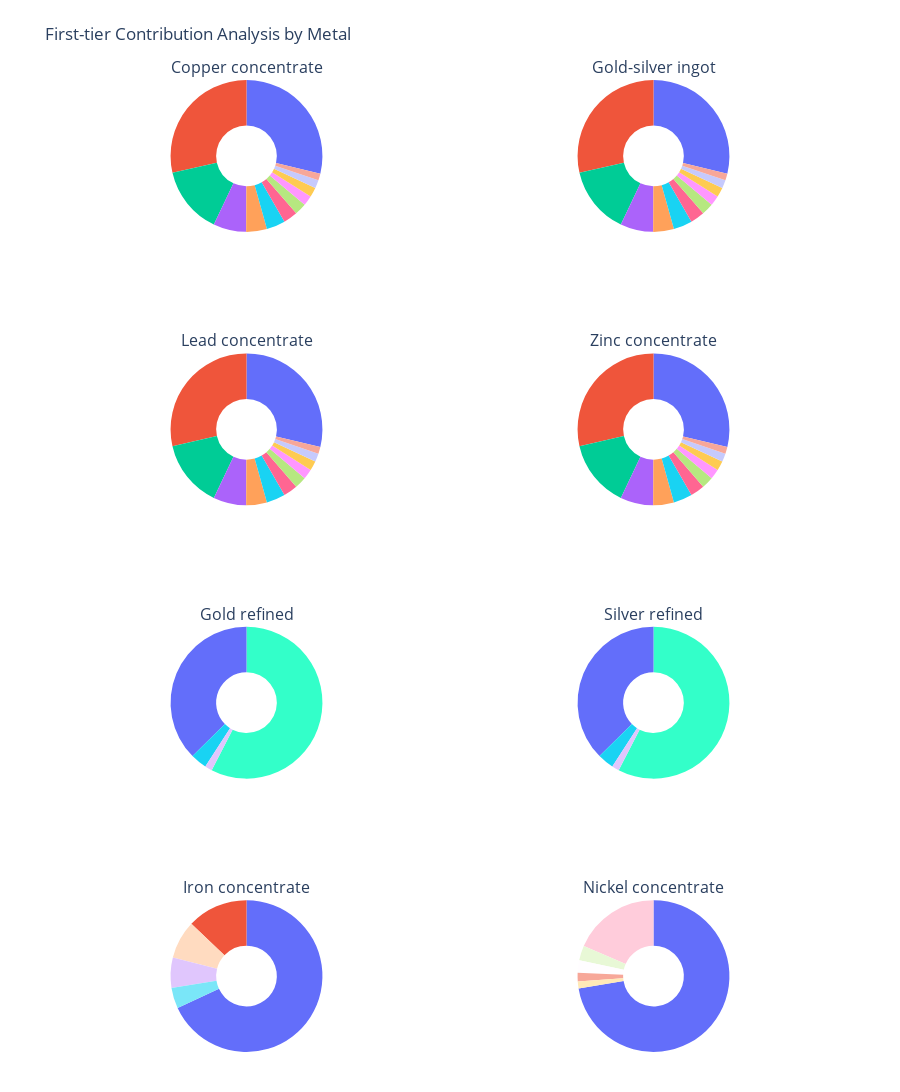

Notebook code for this chart:
### Code cell
plot_contribution_subplots(
    ca_ri_hh,
    plot_type="pie",               # or "bar"
    output_folder="results/CA",       # will be created if it doesn't exist
    filename="ca_ri_hh.html"
)

### Figure 1 — Plotly figure (JSON) as saved in the notebook; plotly's stock layout.template omitted (floating-point values rounded to 4 significant figures)
{"data": [{"hole": 0.4, "hoverinfo": "label+percent+text", "hovertext": ["diesel, burned in building machine<br>Location: CA<br>Impact: 4.6271916058554434e-06", "electricity, high voltage<br>Location: CA<br>Impact: 4.5975502399196595e-06", "cement, Portland<br>Location: CA<br>Impact: 2.3100294676273577e-06", "chromium<br>Location: RoW<br>Impact: 1.1264010164702085e-06", "sulfur dioxide, liquid<br>Location: CA<br>Impact: 7.098508402983493e-07", "heat, district or industrial, natural gas<br>Location: CA-QC<br>Impact: 6.424513770534569e-07", "steel, unalloyed<br>Location: CA<br>Impact: 4.870192792312067e-07", "sodium cyanide<br>Location: CA<br>Impact: 4.06058925678341e-07", "hydrogen peroxide, without water, in 50% solution state<br>Location: CA<br>Impact: 3.4264119083424913e-07", "quicklime, milled, loose<br>Location: CA<br>Impact: 3.280684320433492e-07", "copper sulfate<br>Location: CA<br>Impact: 2.8172135925253484e-07", "mine infrastructure, underground, non-ferrous metal<br>Location: CA<br>Impact: 2.318793040777309e-07"], "labels": ["technology mix for diesel, burned in building machine", "market group for electricity, high voltage", "consumption market for cement, Portland", "consumption market for chromium", "consumption market for sulfur dioxide, liquid", "market for heat, district or industrial, natural gas", "consumption market for steel, unalloyed", "consumption market for sodium cyanide", "consumption market for hydrogen peroxide, without water, in 50% solution state", "consumption market for quicklime, milled, loose", "consumption market for copper sulfate", "technology mix for mine infrastructure, underground, non-ferrous metal"], "textinfo": "none", "values": [22.84, 22.7, 11.4, 5.56, 3.504, 3.171, 2.404, 2.004, 1.691, 1.619, 1.391, 1.145], "type": "pie", "domain": {"x": [0.0, 0.45], "y": [0.8438, 1.0]}}, {"hole": 0.4, "hoverinfo": "label+percent+text", "hovertext": ["diesel, burned in building machine<br>Location: CA<br>Impact: 0.012874880946897642", "electricity, high voltage<br>Location: CA<br>Impact: 0.01279240563789083", "cement, Portland<br>Location: CA<br>Impact: 0.006427517361047164", "chromium<br>Location: RoW<br>Impact: 0.0031341427416073774", "sulfur dioxide, liquid<br>Location: CA<br>Impact: 0.0019751170553065733", "heat, district or industrial, natural gas<br>Location: CA-QC<br>Impact: 0.001787582122872677", "steel, unalloyed<br>Location: CA<br>Impact: 0.0013551017059701962", "sodium cyanide<br>Location: CA<br>Impact: 0.0011298344159593725", "hydrogen peroxide, without water, in 50% solution state<br>Location: CA<br>Impact: 0.0009533784021201412", "quicklime, milled, loose<br>Location: CA<br>Impact: 0.000912830581653129", "copper sulfate<br>Location: CA<br>Impact: 0.0007838726531195821", "mine infrastructure, underground, non-ferrous metal<br>Location: CA<br>Impact: 0.0006451901473611742"], "labels": ["technology mix for diesel, burned in building machine", "market group for electricity, high voltage", "consumption market for cement, Portland", "consumption market for chromium", "consumption market for sulfur dioxide, liquid", "market for heat, district or industrial, natural gas", "consumption market for steel, unalloyed", "consumption market for sodium cyanide", "consumption market for hydrogen peroxide, without water, in 50% solution state", "consumption market for quicklime, milled, loose", "consumption market for copper sulfate", "technology mix for mine infrastructure, underground, non-ferrous metal"], "textinfo": "none", "values": [22.84, 22.7, 11.4, 5.56, 3.504, 3.171, 2.404, 2.004, 1.691, 1.619, 1.391, 1.145], "type": "pie", "domain": {"x": [0.55, 1.0], "y": [0.8438, 1.0]}}, {"hole": 0.4, "hoverinfo": "label+percent+text", "hovertext": ["diesel, burned in building machine<br>Location: CA<br>Impact: 2.0707252725974743e-06", "electricity, high voltage<br>Location: CA<br>Impact: 2.057460396018802e-06", "cement, Portland<br>Location: CA<br>Impact: 1.0337666572976351e-06", "chromium<br>Location: RoW<br>Impact: 5.040783374807176e-07", "sulfur dioxide, liquid<br>Location: CA<br>Impact: 3.176669997672593e-07", "heat, district or industrial, natural gas<br>Location: CA-QC<br>Impact: 2.8750490928367294e-07", "steel, unalloyed<br>Location: CA<br>Impact: 2.1794712984655496e-07", "sodium cyanide<br>Location: CA<br>Impact: 1.8171637381557532e-07", "hydrogen peroxide, without water, in 50% solution state<br>Location: CA<br>Impact: 1.5333615586515206e-07", "quicklime, milled, loose<br>Location: CA<br>Impact: 1.4681466670062358e-07", "copper sulfate<br>Location: CA<br>Impact: 1.2607378041067462e-07", "mine infrastructure, underground, non-ferrous metal<br>Location: CA<br>Impact: 1.0376884642910814e-07"], "labels": ["technology mix for diesel, burned in building machine", "market group for electricity, high voltage", "consumption market for cement, Portland", "consumption market for chromium", "consumption market for sulfur dioxide, liquid", "market for heat, district or industrial, natural gas", "consumption market for steel, unalloyed", "consumption market for sodium cyanide", "consumption market for hydrogen peroxide, without water, in 50% solution state", "consumption market for quicklime, milled, loose", "consumption market for copper sulfate", "technology mix for mine infrastructure, underground, non-ferrous metal"], "textinfo": "none", "values": [22.84, 22.7, 11.4, 5.56, 3.504, 3.171, 2.404, 2.004, 1.691, 1.619, 1.391, 1.145], "type": "pie", "domain": {"x": [0.0, 0.45], "y": [0.5625, 0.7188]}}, {"hole": 0.4, "hoverinfo": "label+percent+text", "hovertext": ["diesel, burned in building machine<br>Location: CA<br>Impact: 2.092754264859149e-06", "electricity, high voltage<br>Location: CA<br>Impact: 2.0793482725721935e-06", "cement, Portland<br>Location: CA<br>Impact: 1.0447641749284612e-06", "chromium<br>Location: RoW<br>Impact: 5.094408729858318e-07", "sulfur dioxide, liquid<br>Location: CA<br>Impact: 3.210464359349961e-07", "heat, district or industrial, natural gas<br>Location: CA-QC<br>Impact: 2.905634721483929e-07", "steel, unalloyed<br>Location: CA<br>Impact: 2.2026571633428428e-07", "sodium cyanide<br>Location: CA<br>Impact: 1.8364952672850695e-07", "hydrogen peroxide, without water, in 50% solution state<br>Location: CA<br>Impact: 1.5496739156584517e-07", "quicklime, milled, loose<br>Location: CA<br>Impact: 1.4837652485701322e-07", "copper sulfate<br>Location: CA<br>Impact: 1.2741499084057543e-07", "mine infrastructure, underground, non-ferrous metal<br>Location: CA<br>Impact: 1.0487277032729013e-07"], "labels": ["technology mix for diesel, burned in building machine", "market group for electricity, high voltage", "consumption market for cement, Portland", "consumption market for chromium", "consumption market for sulfur dioxide, liquid", "market for heat, district or industrial, natural gas", "consumption market for steel, unalloyed", "consumption market for sodium cyanide", "consumption market for hydrogen peroxide, without water, in 50% solution state", "consumption market for quicklime, milled, loose", "consumption market for copper sulfate", "technology mix for mine infrastructure, underground, non-ferrous metal"], "textinfo": "none", "values": [22.84, 22.7, 11.4, 5.56, 3.504, 3.171, 2.404, 2.004, 1.691, 1.619, 1.391, 1.145], "type": "pie", "domain": {"x": [0.55, 1.0], "y": [0.5625, 0.7188]}}, {"hole": 0.4, "hoverinfo": "label+percent+text", "hovertext": ["blasting<br>Location: CA<br>Impact: 0.3181289316378424", "diesel, burned in building machine<br>Location: CA<br>Impact: 0.2067180518114932", "heat, district or industrial, natural gas<br>Location: CA-QC<br>Impact: 0.019135116524804402", "heat, district or industrial, other than natural gas<br>Location: CA-QC<br>Impact: 0.008537986608883249"], "labels": ["technology mix for blasting", "technology mix for diesel, burned in building machine", "market for heat, district or industrial, natural gas", "market for heat, district or industrial, other than natural gas"], "textinfo": "none", "values": [54.2, 35.22, 3.26, 1.455], "type": "pie", "domain": {"x": [0.0, 0.45], "y": [0.2812, 0.4375]}}, {"hole": 0.4, "hoverinfo": "label+percent+text", "hovertext": ["blasting<br>Location: CA<br>Impact: 0.004106409051418525", "diesel, burned in building machine<br>Location: CA<br>Impact: 0.002668317133811239", "heat, district or industrial, natural gas<br>Location: CA-QC<br>Impact: 0.0002469961323318324", "heat, district or industrial, other than natural gas<br>Location: CA-QC<br>Impact: 0.00011020835266727993"], "labels": ["technology mix for blasting", "technology mix for diesel, burned in building machine", "market for heat, district or industrial, natural gas", "market for heat, district or industrial, other than natural gas"], "textinfo": "none", "values": [54.2, 35.22, 3.26, 1.455], "type": "pie", "domain": {"x": [0.55, 1.0], "y": [0.2812, 0.4375]}}, {"hole": 0.4, "hoverinfo": "label+percent+text", "hovertext": ["diesel, burned in building machine<br>Location: CA<br>Impact: 3.044357587220364e-07", "electricity, high voltage<br>Location: CA<br>Impact: 5.784731233727408e-08", "ammonium nitrate<br>Location: CA<br>Impact: 3.642586388749715e-08", "heat, district or industrial, other than natural gas<br>Location: CA-QC<br>Impact: 2.8628681875567888e-08", "transport, freight train<br>Location: CA<br>Impact: 1.9749918842172065e-08"], "labels": ["technology mix for diesel, burned in building machine", "market group for electricity, high voltage", "consumption market for ammonium nitrate", "market for heat, district or industrial, other than natural gas", "technology mix for transport, freight train"], "textinfo": "none", "values": [65.87, 12.52, 7.882, 6.195, 4.273], "type": "pie", "domain": {"x": [0.0, 0.45], "y": [0.0, 0.1562]}}, {"hole": 0.4, "hoverinfo": "label+percent+text", "hovertext": ["diesel, burned in building machine<br>Location: CA<br>Impact: 5.982400011832768e-06", "cement, CEM II/B<br>Location: CA<br>Impact: 1.532396685625575e-06", "sand<br>Location: CA<br>Impact: 2.597319757433239e-07", "soda ash, dense<br>Location: CA<br>Impact: 2.176857627013922e-07", "mine infrastructure, underground, non-ferrous metal<br>Location: CA<br>Impact: 1.5131391306159992e-07", "diesel, burned in diesel-electric generating set, 10MW<br>Location: GLO<br>Impact: 1.215237655154587e-07"], "labels": ["technology mix for diesel, burned in building machine", "consumption market for cement, CEM II/B", "consumption market for sand", "consumption market for soda ash, dense", "technology mix for mine infrastructure, underground, non-ferrous metal", "market for diesel, burned in diesel-electric generating set, 10MW"], "textinfo": "none", "values": [70.08, 17.95, 3.043, 2.55, 1.773, 1.424], "type": "pie", "domain": {"x": [0.55, 1.0], "y": [0.0, 0.1562]}}], "layout": {"annotations": [{"font": {"size": 16}, "showarrow": false, "text": "Copper concentrate", "x": 0.225, "xanchor": "center", "xref": "paper", "y": 1.0, "yanchor": "bottom", "yref": "paper"}, {"font": {"size": 16}, "showarrow": false, "text": "Gold-silver ingot", "x": 0.775, "xanchor": "center", "xref": "paper", "y": 1.0, "yanchor": "bottom", "yref": "paper"}, {"font": {"size": 16}, "showarrow": false, "text": "Lead concentrate", "x": 0.225, "xanchor": "center", "xref": "paper", "y": 0.7188, "yanchor": "bottom", "yref": "paper"}, {"font": {"size": 16}, "showarrow": false, "text": "Zinc concentrate", "x": 0.775, "xanchor": "center", "xref": "paper", "y": 0.7188, "yanchor": "bottom", "yref": "paper"}, {"font": {"size": 16}, "showarrow": false, "text": "Gold refined", "x": 0.225, "xanchor": "center", "xref": "paper", "y": 0.4375, "yanchor": "bottom", "yref": "paper"}, {"font": {"size": 16}, "showarrow": false, "text": "Silver refined", "x": 0.775, "xanchor": "center", "xref": "paper", "y": 0.4375, "yanchor": "bottom", "yref": "paper"}, {"font": {"size": 16}, "showarrow": false, "text": "Iron concentrate", "x": 0.225, "xanchor": "center", "xref": "paper", "y": 0.1562, "yanchor": "bottom", "yref": "paper"}, {"font": {"size": 16}, "showarrow": false, "text": "Nickel concentrate", "x": 0.775, "xanchor": "center", "xref": "paper", "y": 0.1562, "yanchor": "bottom", "yref": "paper"}], "title": {"text": "First-tier Contribution Analysis by Metal"}, "margin": {"t": 80, "b": 40}, "showlegend": false, "height": 1600}}
